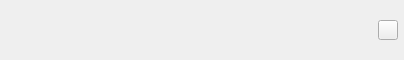
<?xml version="1.0" encoding="UTF-8"?>
<ui version="4.0">
 <class>ChatWindowItemClass</class>
 <widget class="QWidget" name="ChatWindowItemClass">
  <property name="geometry">
   <rect>
    <x>0</x>
    <y>0</y>
    <width>404</width>
    <height>60</height>
   </rect>
  </property>
  <property name="sizePolicy">
   <sizepolicy hsizetype="Expanding" vsizetype="Fixed">
    <horstretch>0</horstretch>
    <verstretch>0</verstretch>
   </sizepolicy>
  </property>
  <property name="minimumSize">
   <size>
    <width>0</width>
    <height>60</height>
   </size>
  </property>
  <property name="maximumSize">
   <size>
    <width>16777215</width>
    <height>60</height>
   </size>
  </property>
  <property name="windowTitle">
   <string>ChatWindowItem</string>
  </property>
  <property name="styleSheet">
   <string notr="true">QPushButton#closeBtn {
    border-image: url(:Resources/MainWindow/close.png);
    border-width: 0px;
}

QPushButton#closeBtn:hover {
    border-image: url(:Resources/MainWindow/close-hover.png);
    border-width: 0px;
}

QPushButton#closeBtn:pressed {
    border-image: url(:Resources/MainWindow/close-hover.png);
    border-width: 0px;
}</string>
  </property>
  <layout class="QHBoxLayout" name="horizontalLayout">
   <property name="leftMargin">
    <number>6</number>
   </property>
   <property name="topMargin">
    <number>6</number>
   </property>
   <property name="rightMargin">
    <number>6</number>
   </property>
   <property name="bottomMargin">
    <number>6</number>
   </property>
   <item>
    <widget class="QLabel" name="headLabel">
     <property name="minimumSize">
      <size>
       <width>45</width>
       <height>45</height>
      </size>
     </property>
     <property name="maximumSize">
      <size>
       <width>45</width>
       <height>45</height>
      </size>
     </property>
     <property name="font">
      <font>
       <pointsize>12</pointsize>
      </font>
     </property>
     <property name="text">
      <string/>
     </property>
    </widget>
   </item>
   <item>
    <widget class="QLabel" name="signatureLabel">
     <property name="sizePolicy">
      <sizepolicy hsizetype="Expanding" vsizetype="Preferred">
       <horstretch>0</horstretch>
       <verstretch>0</verstretch>
      </sizepolicy>
     </property>
     <property name="font">
      <font>
       <bold>false</bold>
      </font>
     </property>
     <property name="text">
      <string/>
     </property>
    </widget>
   </item>
   <item>
    <widget class="QPushButton" name="closeBtn">
     <property name="sizePolicy">
      <sizepolicy hsizetype="Fixed" vsizetype="Fixed">
       <horstretch>0</horstretch>
       <verstretch>0</verstretch>
      </sizepolicy>
     </property>
     <property name="minimumSize">
      <size>
       <width>20</width>
       <height>20</height>
      </size>
     </property>
     <property name="maximumSize">
      <size>
       <width>20</width>
       <height>20</height>
      </size>
     </property>
     <property name="text">
      <string/>
     </property>
    </widget>
   </item>
  </layout>
 </widget>
 <layoutdefault spacing="6" margin="11"/>
 <resources/>
 <connections/>
</ui>
